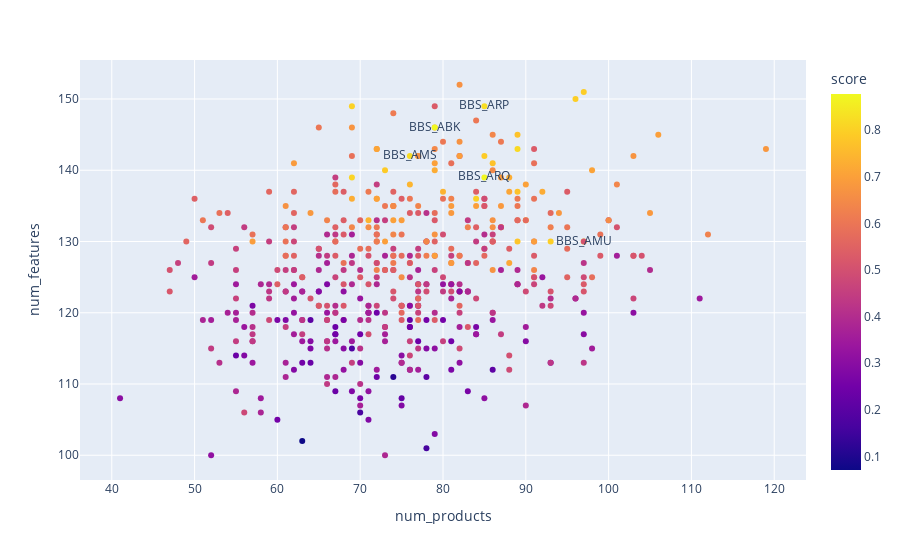

Notebook code cell kept with this figure:
### Code cell
px.scatter(plot_data, x='num_products', y='num_features', color='score', hover_data=plot_data[0].keys(), text='label')

### Figure 1 — Plotly figure (JSON) as saved in the notebook; plotly's stock layout.template omitted (floating-point values rounded to 4 significant figures; data arrays with more than 128 entries replaced by an {"elided": "..."} marker saying what was removed)
{"data": [{"customdata": {"elided": "500x6 mixed values"}, "hovertemplate": "num_products=%{x}<br>num_features=%{y}<br>label=%{customdata[2]}<br>name=%{customdata[0]}<br>score=%{marker.color}<br>num_bases=%{customdata[3]}<br>catalytic_features=%{customdata[4]}<br>base_balance=%{customdata[5]}<extra></extra>", "legendgroup": "", "marker": {"color": {"elided": "500 float values"}, "coloraxis": "coloraxis", "symbol": "circle"}, "mode": "markers+text", "name": "", "orientation": "v", "showlegend": false, "text": {"elided": "500 str values"}, "type": "scatter", "x": {"elided": "500 int values"}, "xaxis": "x", "y": {"elided": "500 int values"}, "yaxis": "y"}], "layout": {"autosize": true, "coloraxis": {"colorbar": {"title": {"text": "score"}}, "colorscale": [[0, "#0d0887"], [0.1111, "#46039f"], [0.2222, "#7201a8"], [0.3333, "#9c179e"], [0.4444, "#bd3786"], [0.5556, "#d8576b"], [0.6667, "#ed7953"], [0.7778, "#fb9f3a"], [0.8889, "#fdca26"], [1, "#f0f921"]]}, "legend": {"tracegroupgap": 0}, "margin": {"t": 60}, "xaxis": {"anchor": "y", "autorange": true, "domain": [0, 1], "range": [36.43, 123.6], "title": {"text": "num_products"}, "type": "linear"}, "yaxis": {"anchor": "x", "autorange": true, "domain": [0, 1], "range": [95.97, 156.0], "title": {"text": "num_features"}, "type": "linear"}}}
